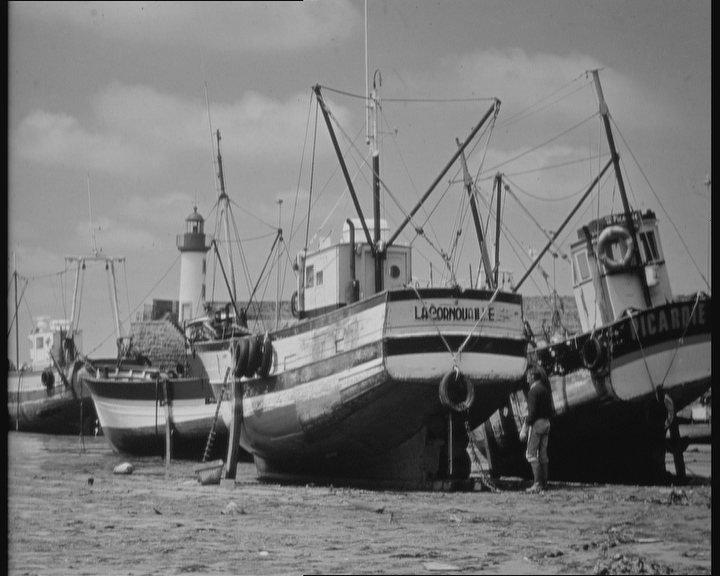
#> input picture opencv/basic/chapter14/image/boat.bmp, 720 x 576 px, found by its file name
$ python '14.11直方图均衡化对比.py'
#> lines starting #> are read from the running program, lines starting #| are printed output that depends on the picture
# -*- coding: utf-8 -*-
"""
Created on Mon Jul  10 10:26:57 2018

@author:  天津拨云咨询服务有限公司  lilizong@gmail.com
"""

import cv2
import matplotlib.pyplot as plt
img = cv2.imread('image\\boat.bmp',cv2.IMREAD_GRAYSCALE)
#> img is the input picture: shape (576, 720); min 3, max 220, mean 120
equ = cv2.equalizeHist(img)
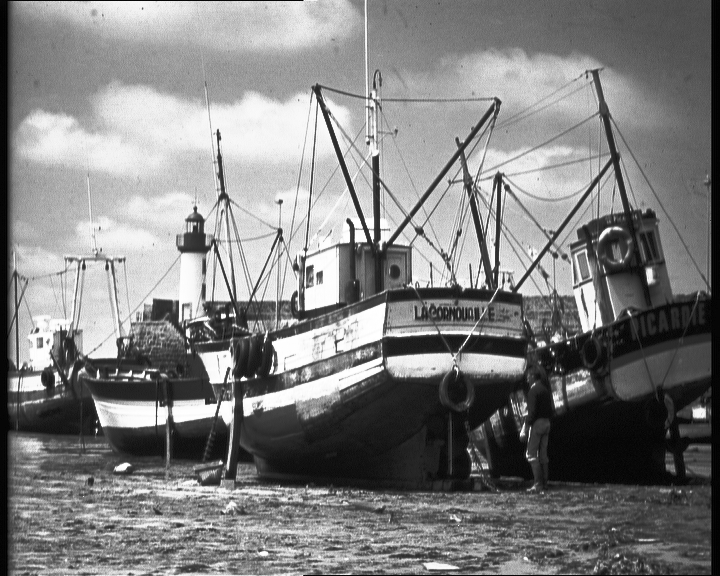
#> equ: shape (576, 720); min 0, max 255, mean 128.7
plt.subplot(221)
plt.imshow(img,cmap=plt.cm.gray),plt.axis('off')
plt.subplot(222)
plt.imshow(equ,cmap=plt.cm.gray),plt.axis('off')
plt.subplot(223)
plt.hist(img.ravel(),256)
plt.subplot(224)
plt.hist(equ.ravel(),256)
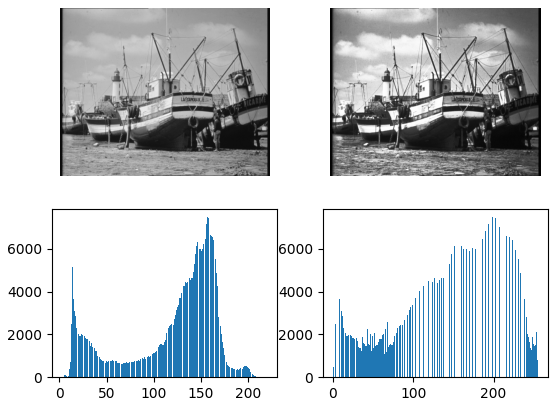
#> figure drawn by matplotlib, 4 panels; panel 3: tallest bar 7480 high, from x = 156.4 to 157.3; panel 4: tallest bar 7480 high, from x = 198.2 to 199.2

$ run again, with opencv/basic/chapter14/image/girl.bmp copied over opencv/basic/chapter14/image/boat.bmp
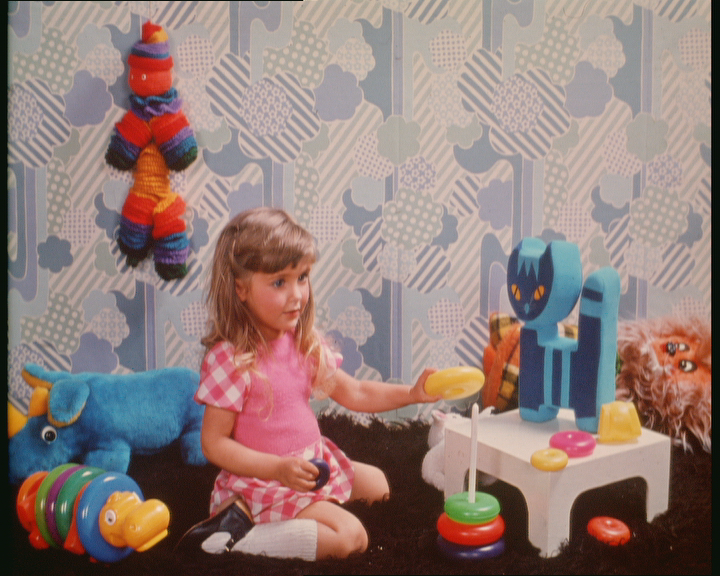
#> input picture opencv/basic/chapter14/image/girl.bmp, 720 x 576 px, found by its file name
#> `equ = cv2.equalizeHist(img)`:
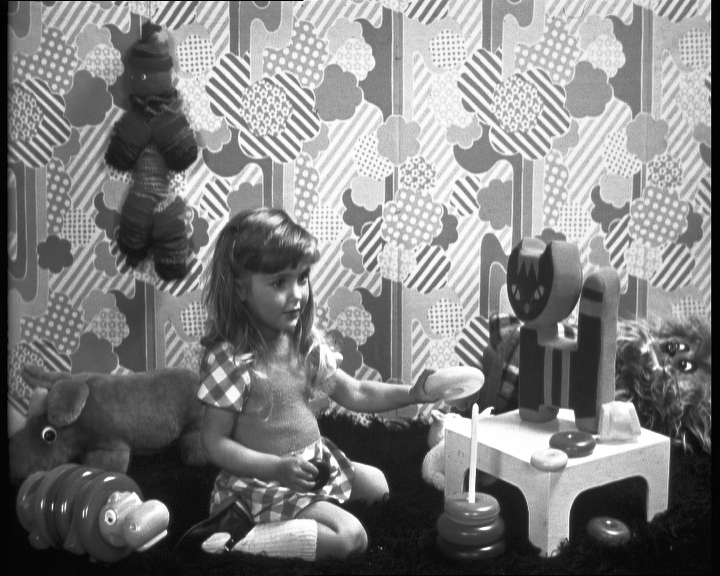
#> equ: shape (576, 720); min 0, max 255, mean 128.5
#> `plt.hist(equ.ravel(),256)`:
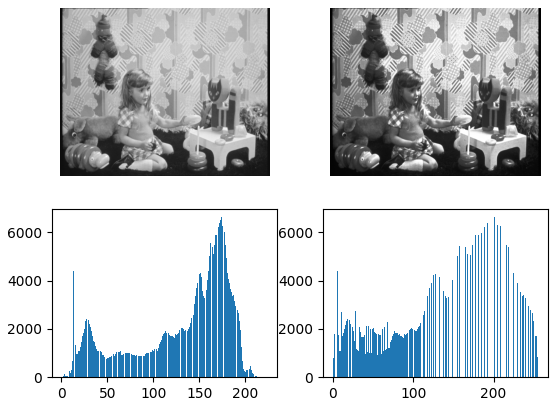
#> figure drawn by matplotlib, 4 panels; panel 3: tallest bar 6624 high, from x = 173.5 to 174.3; panel 4: tallest bar 6624 high, from x = 200.2 to 201.2
